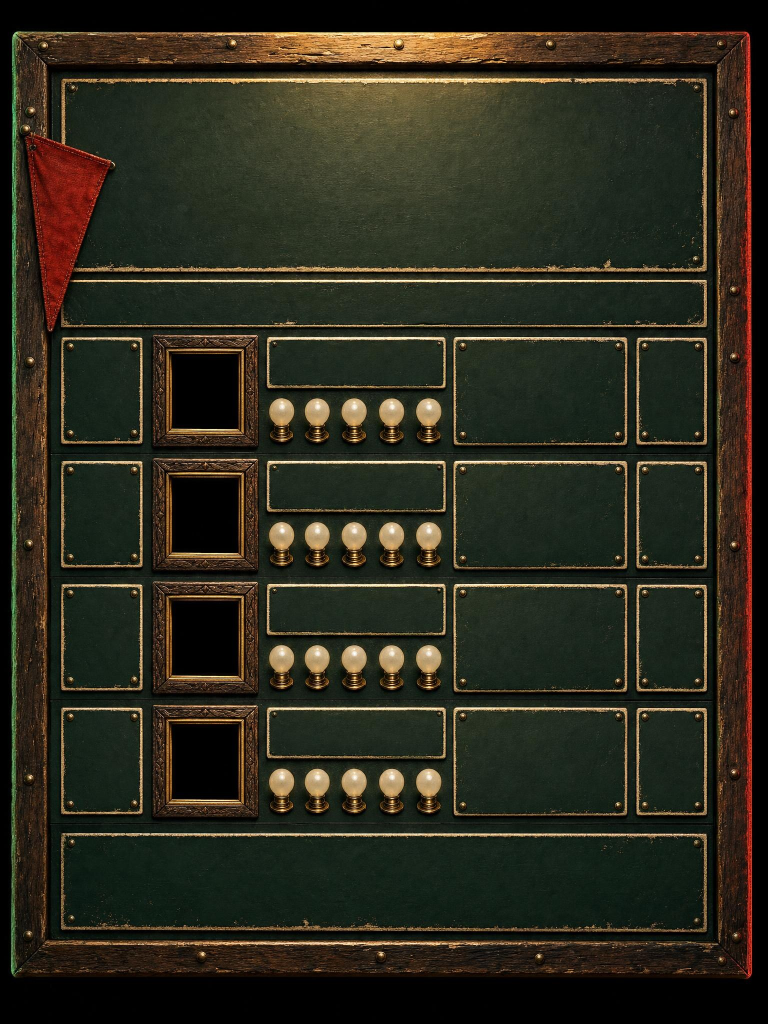
#> input picture ez/tools/concepts/worlds/comic/story/h/meet13/img/n0p.jpg, 1536 x 2048 px (shown at 1/2 size)
$ python grid.py img/n0p.jpg out.png
#> lines starting #> are read from the running program, lines starting #| are printed output that depends on the picture
# /usr/bin/python3 grid.py img out [x0 y0 x1 y1 fractions to crop] : magenta grid every 1% (bold + label every 5%)
import sys
from PIL import Image,ImageDraw,ImageFont
im=Image.open(sys.argv[1]).convert('RGB');W,H=im.size
#> further down, im is the input picture: PIL image 1536x2048 RGB; mean R, G, B 43.6, 41.5, 28.6
#> after `W, H = im.size`: W = 1536; H = 2048
c=[float(v) for v in sys.argv[3:7]] if len(sys.argv)>6 else [0,0,1,1]
im=im.crop((int(c[0]*W),int(c[1]*H),int(c[2]*W),int(c[3]*H)));OW=int(__import__("os").environ.get("OW","1500"));sw=OW/im.size[0];im=im.resize((OW,int(im.size[1]*sw)))
#> after `sw = OW / im.size[0]`: sw = 0.977
d=ImageDraw.Draw(im);F=ImageFont.truetype('/usr/share/fonts/truetype/dejavu/DejaVuSans-Bold.ttf',13)
for i in range(101):
  f=i/100
  if c[0]<=f<=c[2]:
    x=(f-c[0])*W*sw;d.line([(x,0),(x,im.size[1])],fill=(255,0,255) if i%5==0 else (255,120,255),width=2 if i%5==0 else 1)
    if i%5==0:[d.text((x+2,yy),str(i),fill=(0,255,255),font=F) for yy in range(0,im.size[1],300)]
  if c[1]<=f<=c[3]:
    y=(f-c[1])*H*sw;d.line([(0,y),(im.size[0],y)],fill=(255,0,255) if i%5==0 else (255,120,255),width=2 if i%5==0 else 1)
    if i%5==0:[d.text((xx,y+2),str(i),fill=(0,255,255),font=F) for xx in range(0,im.size[0],300)]
im.save(sys.argv[2])
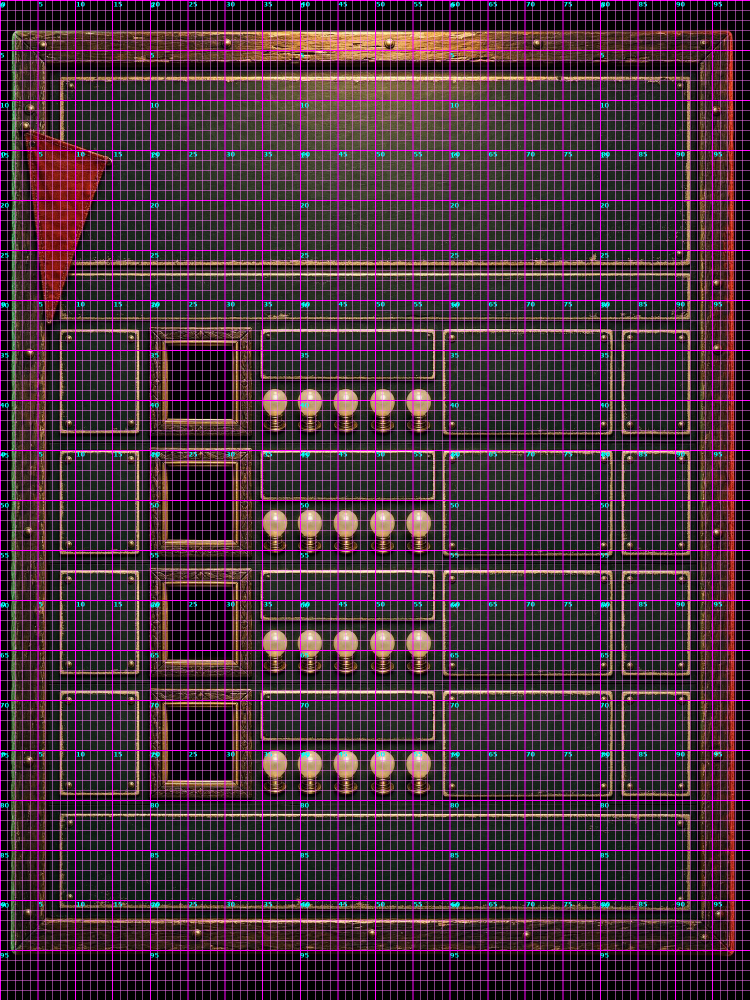
#> saved as out.png: PIL image 1500x2000 RGB (shown at 1/2 size); mean R, G, B 72, 47.7, 60.2
